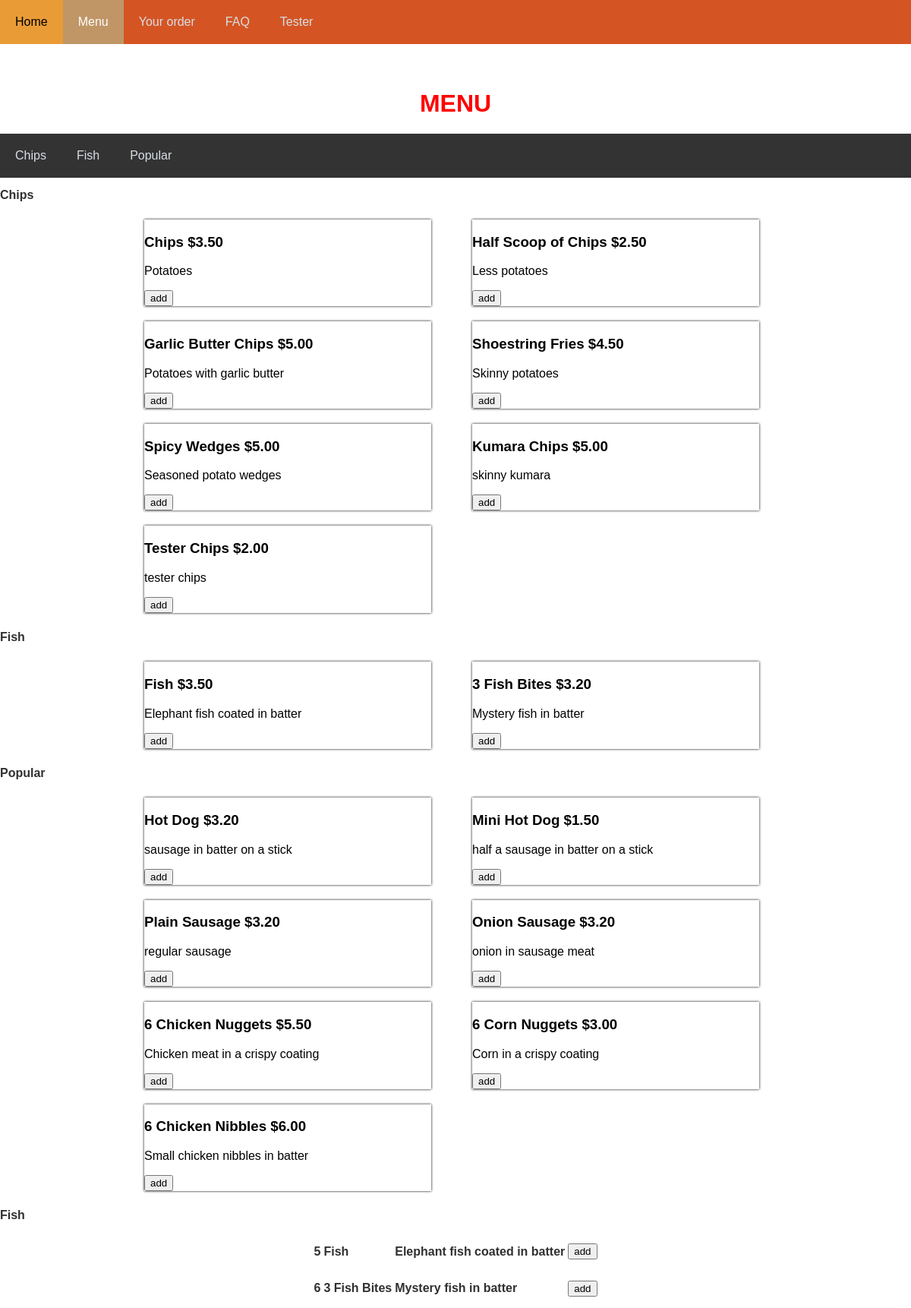
The page /menu on the database its author committed.
### tables this page shows
CREATE TABLE item (id INTEGER PRIMARY KEY, name STRING, description STRING, price DECIMAL, type STRING (100));

### main.py (the view)
@app.route("/menu", methods =['GET', 'POST'])
def menu():
   cursor = get_db().cursor()
   chips = "SELECT id, name, description, price FROM item WHERE type = 'Chips'"
   cursor.execute(chips)
   chips = cursor.fetchall()
   cursor = get_db().cursor()
   fish = "SELECT id, name, description, price FROM item WHERE type = 'Fish'"
   cursor.execute(fish)
   fish = cursor.fetchall()
   popular = "SELECT id, name, description, price FROM item WHERE type = 'Popular'"
   cursor.execute(popular)
   popular = cursor.fetchall()
   return render_template("menu.html", chips = chips, fish = fish, popular = popular,)

### main.py (called while the page is built)
def get_db():
    db = getattr(g, '_database', None)
    if db is None:
        db = g._database = sqlite3.connect(DATABASE)
    return db

@app.teardown_appcontext
def close_connection(exception):
    db = getattr(g, '_database', None)
    if db is not None:
        db.close()

### templates/menu.html (shortened to what this page needs)
{% extends 'base.html' %}
{% block content %}
<!DOCTYPE html>
<html lang="en">
<head>
    <link rel="stylesheet" href={{url_for('static',filename='stickymenu.css')}}>
    <link rel="stylesheet" href={{url_for('static',filename='text.css')}}>
</head>
<body>
    <div class="content">
    <h1>MENU</h1>
    <div id="menubar">
        <a href="http://127.0.0.1:5000/menu#chips">Chips</a>
        <a href="http://127.0.0.1:5000/menu#fish">Fish</a>
        <a href="http://127.0.0.1:5000/menu#popular">Popular</a>
    </div>
    <h2 id="chips">Chips</h2>
        <div class="container">
        {% for item in chips%}
        <div class="cards">
        <h3>{{item[1]}}               {{item[3]}}</h3>
        <p>{{item [2]}}</p>
        <form action="/add" method="post">
        <input type="submit" value="add">
        </form>
    </div>
    {% endfor %}
    </div>
    <h2 id="fish">Fish</h2>
    <div class="container">
    {% for item in fish%}
    <div class="cards">
    <h3>{{item[1]}} {{item[3]}}</h3>
    <p>{{item [2]}}</p>
    <form action="/add" method="post">
    <input type="submit" value="add">
    </form>
</div>
{% endfor %}
</div>
<h2 id="popular">Popular</h2>
        <div class="container">
        {% for item in popular%}
        <div class="cards">
        <h3>{{item[1]}} {{item[3]}}</h3>
        <p>{{item [2]}}</p>
        <form action="/add" method="post">
        <input type="submit" value="add">
        </form>
    </div>
    {% endfor %}
    </div>
    <h2 id="fish">Fish</h2>
    <table class="center table-hover">
         {% for item in fish%}
         <tr>
             <td><h2>{{ item [0] }}</h2></td>
             <td><h2>{{ item [1] }}</h2></td>
             <td><h2>{{ item [2] }}</h2></td>
             <td>
                 <form action="/add" method="post">
                 <input type="submit" value="add">
                 </form>
             </td>
         </tr>
         {% endfor %}
</div>
    </body>
</html>
{% endblock %}

### templates/base.html (shortened to what this page needs)
<!DOCTYPE html>
<html>
    <head>
        <link rel="stylesheet" href={{url_for('static',filename='stickymenu.css')}}>
    </head>
<header>
    <div id="navbar">
        <a href="http://127.0.0.1:5000/">Home</a>
        <a href="http://127.0.0.1:5000/menu">Menu</a>
        <a href="http://127.0.0.1:5000/orders">Your order</a>
        <a href="http://127.0.0.1:5000/faq">FAQ</a>
        <a href="http://127.0.0.1:5000/tester">Tester</a>
</div>
</header>
{% block content%}
{% endblock %}
</html>

### static/stickymenu.css (style rules this page uses)
* { font-family: sans-serif; }
#navbar { overflow: hidden; background-color: rgb(212, 85, 35); }
#navbar a { float: left; display: block; color: #d8dee7; text-align: center; padding: 20px; text-decoration: none; font-family: Arial, Helvetica, sans-serif; }
html,body { padding:0; margin:0; }
body { margin: 0; }
.content { margin-top: 60px; }
#navbar a.active { background-color: #c09666; color: white; }
a:is(:link, :active, :visited).active { color: white; background-color: green; }
#menubar { overflow: hidden; background-color: #333; }
#menubar a { float: left; display: block; color: #d8dee7; text-align: center; padding: 20px; text-decoration: none; font-family: Arial, Helvetica, sans-serif; }
h1 { color: red; text-align: center; font-family: Arial, Helvetica, sans-serif; }
h2 { color: rgb(48, 48, 48); font-family: Arial, Helvetica, sans-serif; font-size: medium; text-align: left; }
table.center { margin-left: auto; margin-right: auto; }
.container { width: 70%; flex-wrap: wrap; justify-content: space-between; display:flex; margin:auto; border:rgb(48, 48, 0) }
.cards { flex-basis: 45%; margin: 10px 20px 10px 10px; background-color: white; box-shadow: 0px 0px 3px 0px black; }

### static/text.css (style rules this page uses)
h1 { color: red; text-align: center; font-family: Arial, Helvetica, sans-serif; }
h2 { color: rgb(48, 48, 48); font-family: Arial, Helvetica, sans-serif; font-size: medium; text-align: left; }
table.center { margin-left: auto; margin-right: auto; }

### rows shown on the page
item: name "Chips", price "$3.50", description "Potatoes"
item: name "Half Scoop of Chips", price "$2.50", description "Less potatoes"
item: name "Garlic Butter Chips", price "$5.00", description "Potatoes with garlic butter"
item: name "Shoestring Fries", price "$4.50", description "Skinny potatoes"
item: name "Spicy Wedges", price "$5.00", description "Seasoned potato wedges"
item: name "Kumara Chips", price "$5.00", description "skinny kumara"
item: name "Tester Chips", price "$2.00", description "tester chips"
item: name "Fish", price "$3.50", description "Elephant fish coated in batter", id "5"
item: name "3 Fish Bites", price "$3.20", description "Mystery fish in batter", id "6"
item: name "Hot Dog", price "$3.20", description "sausage in batter on a stick"
item: name "Mini Hot Dog", price "$1.50", description "half a sausage in batter on a stick"
item: name "Plain Sausage", price "$3.20", description "regular sausage"
item: name "Onion Sausage", price "$3.20", description "onion in sausage meat"
item: name "6 Chicken Nuggets", price "$5.50", description "Chicken meat in a crispy coating"
item: name "6 Corn Nuggets", price "$3.00", description "Corn in a crispy coating"
item: name "6 Chicken Nibbles", price "$6.00", description "Small chicken nibbles in batter"
